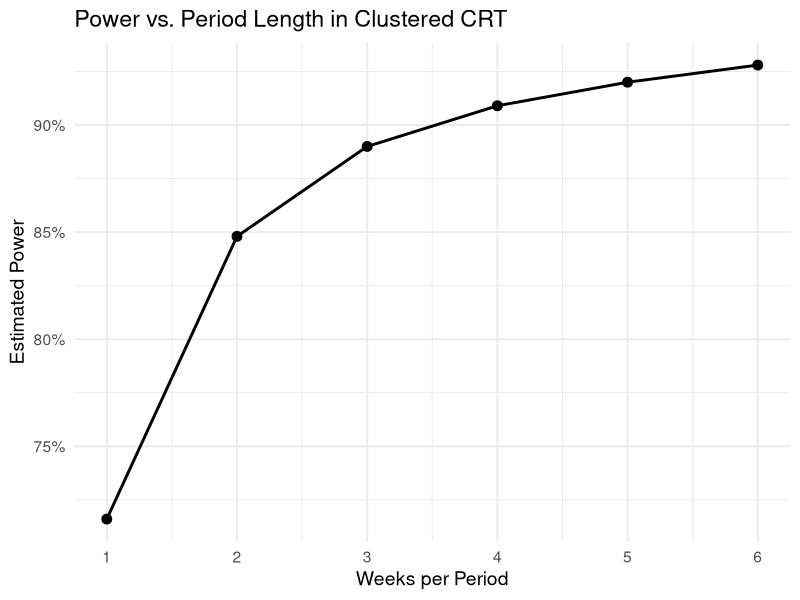

Source code (R):
#==========================================
# Function to compute clustered CRT power
#==========================================
cluster_power <- function(
    p1,                    # Control arm proportion practicing KMC (e.g. 0.081)
    p2,                    # Intervention arm proportion practicing KMC (e.g. 0.20)
    clusters,              # Number of hospital clusters
    weeks_per_period,      # Weeks in each period
    births_per_week,       # Avg births per hospital per week
    icc,                   # Intra-cluster correlation
    alpha = 0.05,          # Two-sided significance level
    sweep_weeks = FALSE,   # If TRUE, returns power for 1:max_weeks
    max_weeks = 6          # Max weeks to sweep over when sweep_weeks=TRUE
) {
  # 1) Compute cluster size and design effect
  m   <- weeks_per_period * births_per_week
  DE  <- 1 + (m - 1) * icc
  
  # 2) Effective N per arm
  n_eff <- (clusters * m) / DE
  
  # 3) Compute effect size & variance
  delta    <- abs(p2 - p1)
  var_diff <- p1 * (1 - p1) / n_eff + p2 * (1 - p2) / n_eff
  se_diff  <- sqrt(var_diff)
  
  # 4) Choose critical value: t‐critical if few clusters, else z‐critical
  if (clusters < 10) {
    df   <- 2 * (clusters - 1)         # degrees of freedom
    crit <- qt(1 - alpha/2, df = df)   # two-sided t critical value
  } else {
    crit <- qnorm(1 - alpha/2)         # normal z critical value
  }
  
  # 5) Compute power
  power <- pnorm(delta / se_diff - crit)
  
  # 6) Prepare result list
  result <- list(
    weeks_per_period    = weeks_per_period,
    births_per_week     = births_per_week,
    cluster_size        = m,
    design_effect       = DE,
    raw_N_per_arm       = clusters * m,
    effective_N_per_arm = n_eff,
    estimated_power     = power
  )
  
  # 7) Optionally sweep period lengths
  if (sweep_weeks) {
    weeks_vec <- seq(1, max_weeks)
    power_vec <- sapply(weeks_vec, function(w) {
      m2   <- w * births_per_week
      DE2  <- 1 + (m2 - 1) * icc
      n2   <- (clusters * m2) / DE2
      se2  <- sqrt(p1 * (1 - p1) / n2 + p2 * (1 - p2) / n2)
      pnorm(delta / se2 - crit)
    })
    result$sweep <- data.frame(
      weeks_per_period = weeks_vec,
      power_estimate   = round(power_vec, 3)
    )
  }
  
  return(result)
}

#===========================
# Example usage:
#===========================
res <- cluster_power(
  p1               = 0.31,    # baseline practice rate
  p2               = 0.56,    # target practice rate
  clusters         = 3,       # number of hospitals
  weeks_per_period = 2,       # weeks per arm
  births_per_week  = 60,      # avg births per week
  icc              = 0.02,    # intra-cluster correlation
  alpha            = 0.05,    # significance level
  sweep_weeks      = TRUE,    # include sweep of 1:max_weeks
  max_weeks        = 6        # max weeks to sweep
)

print(res$estimated_power)  # single power estimate
print(res$sweep)            # power by 1:6 week scenarios


#===========================
# Plot the power sweep
#===========================
library(ggplot2)
library(scales)

ggplot(res$sweep, aes(x = weeks_per_period, y = power_estimate)) +
  geom_line(size = 1) +
  geom_point(size = 3) +
  scale_y_continuous(labels = percent_format(accuracy = 1)) +
  scale_x_continuous(breaks = res$sweep$weeks_per_period) +
  labs(
    x     = "Weeks per Period",
    y     = "Estimated Power",
    title = "Power vs. Period Length in Clustered CRT"
  ) +
  theme_minimal(base_size = 14)
